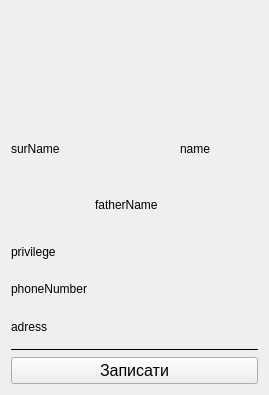
<?xml version="1.0" encoding="UTF-8"?>
<ui version="4.0">
 <class>userInfo</class>
 <widget class="QWidget" name="userInfo">
  <property name="windowModality">
   <enum>Qt::ApplicationModal</enum>
  </property>
  <property name="geometry">
   <rect>
    <x>0</x>
    <y>0</y>
    <width>269</width>
    <height>395</height>
   </rect>
  </property>
  <property name="sizePolicy">
   <sizepolicy hsizetype="Fixed" vsizetype="Fixed">
    <horstretch>0</horstretch>
    <verstretch>0</verstretch>
   </sizepolicy>
  </property>
  <property name="contextMenuPolicy">
   <enum>Qt::NoContextMenu</enum>
  </property>
  <property name="acceptDrops">
   <bool>true</bool>
  </property>
  <property name="windowTitle">
   <string>Form</string>
  </property>
  <property name="inputMethodHints">
   <set>Qt::ImhNone</set>
  </property>
  <layout class="QVBoxLayout" name="verticalLayout_2">
   <item>
    <layout class="QGridLayout" name="gridLayout_2">
     <item row="0" column="0">
      <widget class="QLabel" name="label">
       <property name="maximumSize">
        <size>
         <width>120</width>
         <height>120</height>
        </size>
       </property>
       <property name="text">
        <string/>
       </property>
       <property name="pixmap">
        <pixmap>user.jpg</pixmap>
       </property>
       <property name="scaledContents">
        <bool>true</bool>
       </property>
       <property name="wordWrap">
        <bool>false</bool>
       </property>
       <property name="openExternalLinks">
        <bool>false</bool>
       </property>
      </widget>
     </item>
    </layout>
   </item>
   <item>
    <layout class="QGridLayout" name="gridLayout">
     <item row="0" column="2">
      <widget class="QLabel" name="labelName">
       <property name="text">
        <string>name</string>
       </property>
      </widget>
     </item>
     <item row="0" column="0">
      <widget class="QLabel" name="labelSurname">
       <property name="text">
        <string>surName</string>
       </property>
      </widget>
     </item>
     <item row="1" column="1">
      <widget class="QLabel" name="labelFatherName">
       <property name="text">
        <string>fatherName</string>
       </property>
      </widget>
     </item>
    </layout>
   </item>
   <item>
    <layout class="QVBoxLayout" name="verticalLayout">
     <item>
      <widget class="QLabel" name="labelPrivilege">
       <property name="text">
        <string>privilege</string>
       </property>
      </widget>
     </item>
     <item>
      <widget class="QLabel" name="labelPhoneNmber">
       <property name="text">
        <string>phoneNumber</string>
       </property>
      </widget>
     </item>
     <item>
      <widget class="QLabel" name="labelAdress">
       <property name="text">
        <string>adress</string>
       </property>
      </widget>
     </item>
    </layout>
   </item>
   <item>
    <widget class="Line" name="line">
     <property name="frameShadow">
      <enum>QFrame::Plain</enum>
     </property>
     <property name="midLineWidth">
      <number>3</number>
     </property>
     <property name="orientation">
      <enum>Qt::Horizontal</enum>
     </property>
    </widget>
   </item>
   <item>
    <widget class="QPushButton" name="pushButton">
     <property name="font">
      <font>
       <pointsize>12</pointsize>
      </font>
     </property>
     <property name="text">
      <string>Записати</string>
     </property>
    </widget>
   </item>
  </layout>
 </widget>
 <resources/>
 <connections/>
</ui>
